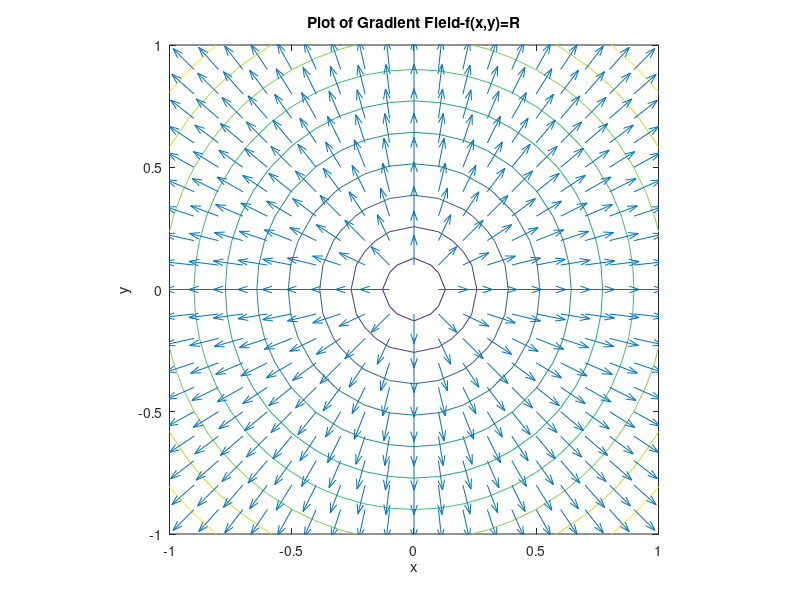

The MATLAB source for this figure:
% EX11_4.M Plot the gradient of f(x,y)=[x^(2)+y^(2)]^(1/2)
%
clear                     % Clear variables
clf                       %  and figures
[x,y]=meshgrid(-1:.1:1);  % Create a grid of points
R=sqrt(x.^(2)+y.^(2));
[dx,dy]=gradient(R,.1,.1); % Compute gradient
contour(x,y,R);            % Draw contours
axis('square')             % Force radial symmetry
hold on
quiver(x,y,dx,dy);         % Plot vectors
title('Plot of Gradient Field-f(x,y)=R')
xlabel('x')
ylabel('y')
zoom             % Change resolution with mouse
